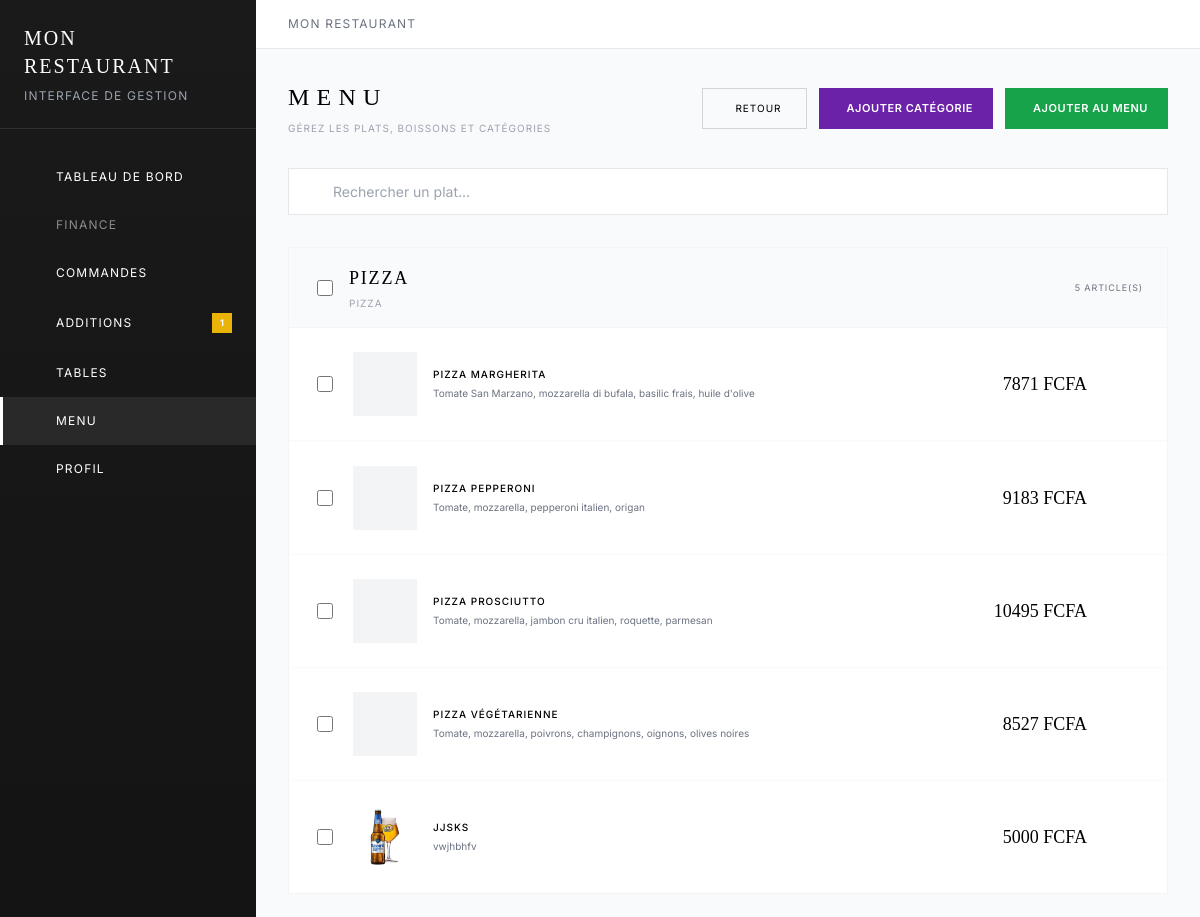
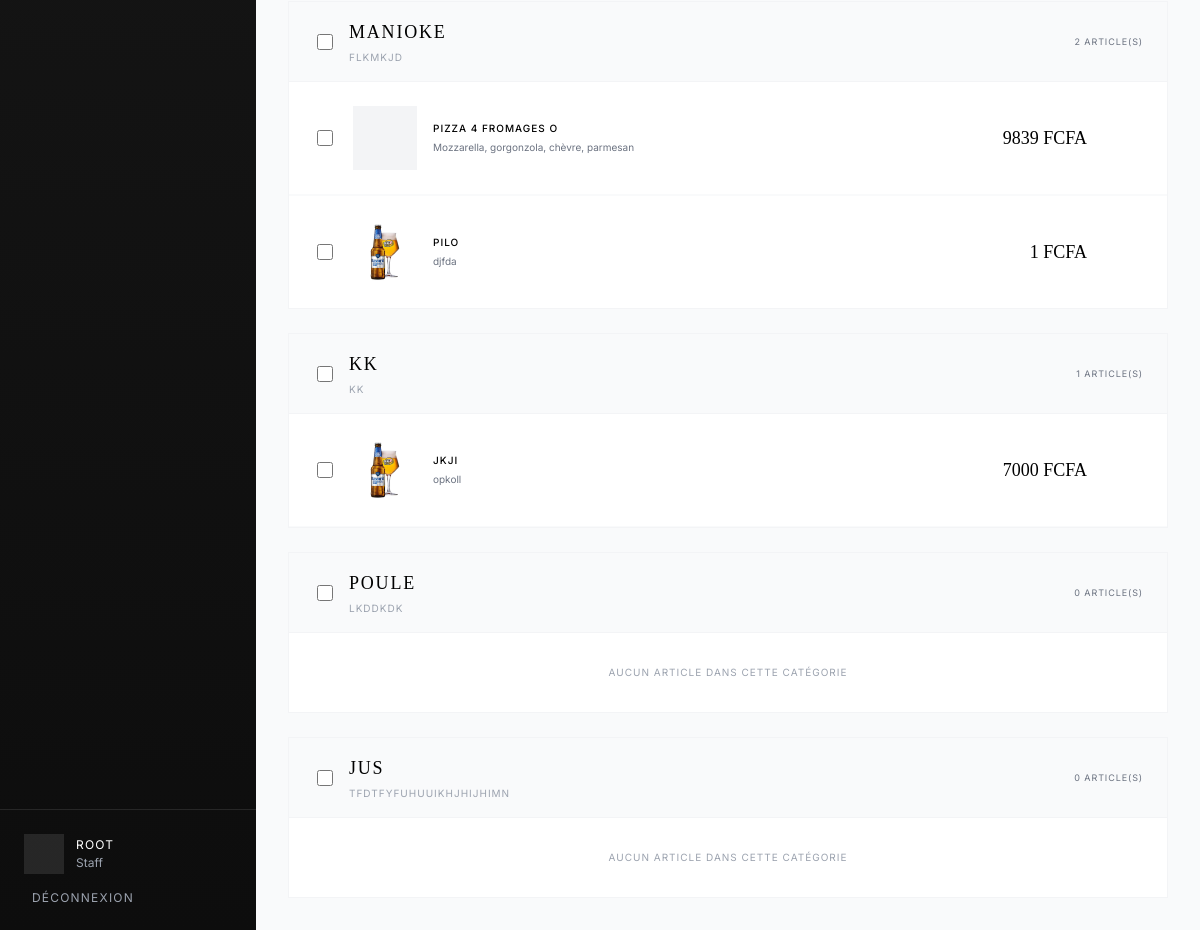
/staff/menu/ (signed in), run on the app's committed database (2 pictures, top to bottom).
### menu/models.py (models this page shows, shortened)
class Restaurant(models.Model):
    name = models.CharField(max_length=200, verbose_name="Nom du restaurant")
    slug = models.SlugField(unique=True, verbose_name="Identifiant URL")
    description = models.TextField(blank=True, verbose_name="Description")
    email = models.EmailField(blank=True, verbose_name="Email")
    phone = models.CharField(max_length=20, blank=True, verbose_name="Téléphone")
    website = models.URLField(blank=True, verbose_name="Site web")
    address = models.CharField(max_length=255, blank=True, verbose_name="Adresse")
    city = models.CharField(max_length=100, blank=True, verbose_name="Ville")
    postal_code = models.CharField(max_length=10, blank=True, verbose_name="Code postal")
    country = models.CharField(max_length=100, default="France", verbose_name="Pays")
    logo = models.ImageField(upload_to='restaurants/', blank=True, null=True, verbose_name="Logo")
    banner = models.ImageField(upload_to='restaurants/', blank=True, null=True, verbose_name="Bannière")
    primary_color = models.CharField(
        max_length=7,
        default="#3B82F6",
        verbose_name="Couleur principale",
        help_text="Couleur par défaut pour les tables"
    )
    CURRENCY_CHOICES = [
        ('XAF', 'FCFA - Franc CFA'),
        ('EUR', '€ - Euro'),
        ('USD', '$ - Dollar US'),
        ('XOF', 'CFA - Franc Ouest Africain'),
        ('GBP', '£ - Livre Sterling'),
        ('CHF', 'CHF - Franc Suisse'),
        ('CAD', 'C$ - Dollar Canadien'),
    ]
    currency = models.CharField(
        max_length=3,
        choices=CURRENCY_CHOICES,
        default='XAF',  # XAF par défaut
        verbose_name="Devise par défaut"
    )
    custom_exchange_rate = models.DecimalField(
        max_digits=10,
        decimal_places=4,
        default=1.0,
        verbose_name="Taux de conversion personnalisé",
        help_text="Taux par rapport à l'EUR (1 EUR = X devise)"
    )
    vat_enabled = models.BooleanField(
        default=True,
        verbose_name="Afficher la TVA"
    )
    vat_rate = models.DecimalField(
        max_digits=5,
        decimal_places=2,
        default=10.0,
        verbose_name="Taux de TVA (%)",
        help_text="Taux de TVA en pourcentage"
    )
    mompay_merchant_code = models.CharField(
        max_length=50,
        blank=True,
        verbose_name="Code marchand MomPay",
        help_text="Code marchand pour le paiement MomPay (laisser vide pour désactiver)"
    )
    mompay_enabled = models.BooleanField(
        default=False,
        verbose_name="Activer MomPay"
    )
    bill_notification_repeats = models.PositiveSmallIntegerField(
        default=1,
        verbose_name="Répétitions notification vocale",
        help_text="Nombre de fois que la notification vocale est répétée (1-5)"
    )
    voice_notifications_enabled = models.BooleanField(
        default=True,
        verbose_name="Activer notifications vocales"
    )
    is_active = models.BooleanField(default=True, verbose_name="Actif")
    created_at = models.DateTimeField(auto_now_add=True)
    updated_at = models.DateTimeField(auto_now=True)
    class Meta:
        verbose_name = "Restaurant"
        verbose_name_plural = "Restaurants"
        ordering = ['name']

class Category(models.Model):
    restaurant = models.ForeignKey(
        Restaurant,
        related_name='categories',
        on_delete=models.CASCADE,
        verbose_name="Restaurant",
        null=True,
        blank=True
    )
    name = models.CharField(max_length=100, verbose_name="Nom de la catégorie")
    description = models.TextField(blank=True, verbose_name="Description")
    order = models.PositiveIntegerField(default=0, verbose_name="Ordre d'affichage")
    created_at = models.DateTimeField(auto_now_add=True)
    class Meta:
        verbose_name = "Catégorie"
        verbose_name_plural = "Catégories"
        ordering = ['order', 'name']
        indexes = [models.Index(fields=['restaurant', 'order'])]

class MenuItem(models.Model):
    category = models.ForeignKey(
        Category,
        related_name='items',
        on_delete=models.CASCADE,
        verbose_name="Catégorie"
    )
    name = models.CharField(max_length=200, verbose_name="Nom du plat")
    description = models.TextField(blank=True, verbose_name="Description")
    price = models.DecimalField(
        max_digits=12,
        decimal_places=0,
        verbose_name="Prix (FCFA)"
    )
    is_available = models.BooleanField(default=True, verbose_name="Disponible")
    image = models.ImageField(
        upload_to='menu_items/',
        blank=True,
        null=True,
        verbose_name="Image"
    )
    created_at = models.DateTimeField(auto_now_add=True)
    updated_at = models.DateTimeField(auto_now=True)
    class Meta:
        verbose_name = "Élément du menu"
        verbose_name_plural = "Éléments du menu"
        ordering = ['category', 'name']

### menu/views_staff.py (the view)
@login_required
def menu_items(request):
    restaurant = get_restaurant_for_user(request.user)
    if not restaurant:
        messages.error(request, "Aucun restaurant associé à votre compte.")
        return redirect('staff:login')
    search_query = request.GET.get('search', '')
    selected_currency = request.GET.get('currency', 'XAF')
    request.session['staff_currency'] = selected_currency
    from decimal import Decimal
    exchange_rates = {
        'XAF': Decimal('655.957'),
        'XOF': Decimal('655.957'),
        'EUR': Decimal('1.0'),
        'USD': Decimal('1.08'),
        'GBP': Decimal('0.85'),
        'CHF': Decimal('0.93'),
        'CAD': Decimal('1.47'),
    }
    exchange_rate = exchange_rates.get(selected_currency, Decimal('655.957'))
    if search_query:
        categories = Category.objects.filter(
            restaurant=restaurant,
            items__name__icontains=search_query
        ).prefetch_related('items').order_by('order').distinct()
    else:
        categories = Category.objects.filter(
            restaurant=restaurant
        ).prefetch_related('items').order_by('order')
    context = {
        'restaurant': restaurant,
        'categories': categories,
        'search_query': search_query,
        'selected_currency': selected_currency,
        'exchange_rate': exchange_rate,
    }
    return render(request, 'staff/menu_items.html', context)

### menu/templates/staff/menu_items.html (shortened to what this page needs)
{% extends 'staff/base.html' %}
{% block content %}
<div class="mb-8">
    <div class="flex items-center justify-between">
        <div>
            <h1 class="text-2xl font-serif uppercase tracking-[0.3em]">Menu</h1>
            <p class="text-[10px] uppercase tracking-widest text-gray-400 mt-2">Gérez les plats, boissons et catégories</p>
        </div>
        <div class="flex gap-3">
            <a href="{% url 'staff:dashboard' %}" class="px-6 py-3 border border-gray-300 text-[10px] uppercase tracking-widest hover:bg-gray-50 transition-colors">
                Retour
            </a>
            <button type="button" onclick="toggleCategoryModal()" class="btn-purple">
                Ajouter catégorie
            </button>
            <a href="{% url 'staff:add_menu_item' %}" class="btn-green">
                Ajouter au menu
            </a>
        </div>
    </div>
</div>
<div class="mb-8">
    <div class="relative">
        <form method="get">
            <input type="text" name="search" value="{{ search_query }}"
                   class="search-input"
                   placeholder="Rechercher un plat...">
        </form>
    </div>
</div>
<div class="space-y-6">
    {% for category in categories %}
    <div class="category-card bg-white">
        <div class="px-6 py-4 bg-gray-50 border-b border-gray-100 flex justify-between items-center">
            <div class="flex items-center gap-3">
                <label class="flex items-center justify-center w-6 h-6 cursor-pointer" title="Tout sélectionner de cette catégorie">
                    <input type="checkbox" class="category-select-all w-4 h-4 border-gray-300 rounded" data-category-id="{{ category.id }}" onchange="toggleCategorySelection({{ category.id }}); event.stopPropagation();">
                </label>
                <div>
                    <h2 class="font-serif text-lg uppercase tracking-widest">{{ category.name }}</h2>
                    {% if category.description %}
                    <p class="text-[10px] uppercase tracking-widest text-gray-400 mt-1">{{ category.description }}</p>
                    {% endif %}
                </div>
            </div>
            <span class="text-[9px] uppercase tracking-widest text-gray-500">{{ category.items.count }} article(s)</span>
        </div>
        <div class="divide-y divide-gray-50">
            {% for item in category.items.all %}
            <div class="item-row p-6 flex items-center gap-4" data-item-id="{{ item.id }}">
                <label class="flex items-center justify-center w-6 h-6 cursor-pointer" onclick="event.stopPropagation();">
                    <input type="checkbox" class="item-checkbox w-4 h-4 border-gray-300 rounded category-{{ category.id }}" data-item-id="{{ item.id }}" onchange="updateBulkActionBar(); event.stopPropagation();">
                </label>
                {% if item.image %}
                <img src="{{ item.image.url }}" alt="{{ item.name }}" class="w-16 h-16 object-cover">
                {% else %}
                <div class="w-16 h-16 bg-gray-100 flex items-center justify-center">
                </div>
                {% endif %}
                <div class="flex-1">
                    <div class="flex items-center gap-2">
                        <h3 class="font-medium uppercase tracking-widest text-[10px]">{{ item.name }}</h3>
                    </div>
                    {% if item.description %}
                    <p class="text-[10px] text-gray-500 mt-1 line-clamp-1">{{ item.description }}</p>
                    {% endif %}
                </div>
                <div class="text-right">
                    <p class="font-serif text-lg">{{ item.price|floatformat:0 }} FCFA</p>
                </div>
                <div class="flex gap-2">
                    <button type="button" onclick="openEditModal({{ item.id }}, '{{ item.name|escapejs }}', '{{ item.description|escapejs }}', {{ item.price }}, {{ item.category_id }}, {{ item.is_available|lower }})" class="p-2 text-blue-600 hover:bg-blue-50 rounded transition-colors">
                    </button>
                    <button type="button" onclick="deleteItem({{ item.id }})" class="p-2 text-red-600 hover:bg-red-50 rounded transition-colors">
                    </button>
                </div>
            </div>
            {% empty %}
            <div class="p-8 text-center">
                <p class="text-[10px] uppercase tracking-widest text-gray-400">Aucun article dans cette catégorie</p>
            </div>
            {% endfor %}
        </div>
    </div>
    {% endfor %}
</div>
{% endblock %}

### menu/templates/staff/base.html (shortened to what this page needs)
<!DOCTYPE html>
<html lang="fr">
<head>
    <script src="https://cdn.tailwindcss.com"></script>
    <link href="https://cdn.jsdelivr.net/npm/remixicon@3.5.0/fonts/remixicon.css" rel="stylesheet">
</head>
<body class="bg-gray-50">
    {% if user.is_authenticated %}
    <aside class="sidebar fixed inset-y-0 left-0 w-64 text-white z-50">
        <div class="p-6 border-b border-white/10">
            <h1 class="text-xl font-serif tracking-widest uppercase">{{ restaurant.name|default:"Restaurant" }}</h1>
            <p class="text-xs uppercase tracking-widest text-gray-400 mt-2">Interface de gestion</p>
        </div>
        <nav class="mt-6">
            <a href="{% url 'staff:dashboard' %}"
               class="sidebar-link flex items-center gap-3 px-6 py-4 {% if request.resolver_match.url_name == 'dashboard' %}active{% endif %}">
                <span class="text-xs uppercase tracking-widest">Tableau de bord</span>
            </a>
            <a href="{% url 'staff:finance' %}"
               class="sidebar-link flex items-center gap-3 px-6 py-4 {% if 'finance' in request.resolver_match.url_name %}active{% endif %} opacity-50 cursor-not-allowed"
               onclick="event.preventDefault(); showComingSoon();">
                <span class="text-xs uppercase tracking-widest">Finance</span>
            </a>
            <a href="{% url 'staff:orders_list' %}"
               class="sidebar-link flex items-center gap-3 px-6 py-4 {% if 'order' in request.resolver_match.url_name %}active{% endif %}">
                <span class="text-xs uppercase tracking-widest">Commandes</span>
            </a>
            <a href="{% url 'staff:bills_list' %}"
               class="sidebar-link flex items-center gap-3 px-6 py-4 {% if request.resolver_match.url_name == 'bills_list' %}active{% endif %}">
                <span class="text-xs uppercase tracking-widest">Additions</span>
                {% if pending_bills > 0 %}
                <span class="ml-auto w-5 h-5 flex items-center justify-center bg-yellow-500 text-white text-[9px] font-bold rounded-full">{{ pending_bills }}</span>
                {% endif %}
            </a>
            <a href="{% url 'staff:tables_list' %}"
               class="sidebar-link flex items-center gap-3 px-6 py-4 {% if 'table' in request.resolver_match.url_name %}active{% endif %}">
                <span class="text-xs uppercase tracking-widest">Tables</span>
            </a>
            <a href="{% url 'staff:menu_items' %}"
               class="sidebar-link flex items-center gap-3 px-6 py-4 {% if 'menu' in request.resolver_match.url_name %}active{% endif %}">
                <span class="text-xs uppercase tracking-widest">Menu</span>
            </a>
            <a href="{% url 'staff:profile' %}"
               class="sidebar-link flex items-center gap-3 px-6 py-4 {% if request.resolver_match.url_name == 'profile' %}active{% endif %}">
                <span class="text-xs uppercase tracking-widest">Profil</span>
            </a>
        </nav>
        <div class="absolute bottom-0 left-0 right-0 p-6 border-t border-white/10">
            <div class="flex items-center gap-3 mb-4">
                <div class="w-10 h-10 flex items-center justify-center bg-white/10">
                </div>
                <div>
                    <p class="text-xs uppercase tracking-widest">{{ user.first_name|default:user.username }}</p>
                    <p class="text-xs text-gray-400 mt-0.5">Staff</p>
                </div>
            </div>
            <a href="{% url 'staff:logout' %}"
               class="flex items-center gap-2 text-gray-400 hover:text-white transition-colors text-xs uppercase tracking-widest">
                Déconnexion
            </a>
        </div>
    </aside>
    <main class="ml-64 min-h-screen">
        <div class="bg-white border-b border-gray-200 px-8 py-4">
            <div class="flex items-center justify-between">
                <div>
                    <p class="text-xs uppercase tracking-widest text-gray-500">{{ restaurant.name|default:"Restaurant" }}</p>
                </div>
            </div>
        </div>
        <div class="p-8">
            {% block content %}{% endblock %}
        </div>
    </main>
    {% else %}
    <main class="min-h-screen flex items-center justify-center p-4 bg-gradient-to-br from-gray-900 to-gray-800">
        {% block login_content %}{% endblock %}
    </main>
    {% endif %}
</body>
</html>

### data on the page
Restaurant: name "MON RESTAURANT"
Category: name "PIZZA", description "PIZZA", items.count "5"
MenuItem: name "PIZZA MARGHERITA", description "Tomate San Marzano, mozzarella di bufala, basilic frais, huile d'olive", price "7871"
MenuItem: name "PIZZA PEPPERONI", description "Tomate, mozzarella, pepperoni italien, origan", price "9183"
MenuItem: name "PIZZA PROSCIUTTO", description "Tomate, mozzarella, jambon cru italien, roquette, parmesan", price "10495"
MenuItem: name "PIZZA VÉGÉTARIENNE", description "Tomate, mozzarella, poivrons, champignons, oignons, olives noires", price "8527"
MenuItem: image (picture), name "JJSKS", description "vwjhbhfv", price "5000"
Category: name "MANIOKE", description "FLKMKJD", items.count "2"
MenuItem: name "PIZZA 4 FROMAGES O", description "Mozzarella, gorgonzola, chèvre, parmesan", price "9839"
MenuItem: image (picture), name "PILO", description "djfda", price "1"
Category: name "KK", description "KK", items.count "1"
MenuItem: image (picture), name "JKJI", description "opkoll", price "7000"
Category: name "POULE", description "LKDDKDK", items.count "0"
Category: name "JUS", description "TFDTFYFUHUUIKHJHIJHIMN", items.count "0"

### other printed values
{{ pending_bills }} "1"
{{ user.first_name|default:user.username }} "ROOT"
